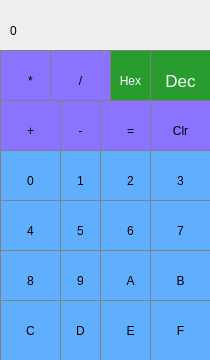
<?xml version="1.0" encoding="UTF-8"?>
<ui version="4.0">
 <class>MainWindow</class>
 <widget class="QMainWindow" name="MainWindow">
  <property name="geometry">
   <rect>
    <x>0</x>
    <y>0</y>
    <width>210</width>
    <height>360</height>
   </rect>
  </property>
  <property name="windowTitle">
   <string>MainWindow</string>
  </property>
  <widget class="QWidget" name="centralWidget">
   <widget class="QLabel" name="label">
    <property name="geometry">
     <rect>
      <x>10</x>
      <y>0</y>
      <width>191</width>
      <height>61</height>
     </rect>
    </property>
    <property name="text">
     <string>0</string>
    </property>
   </widget>
   <widget class="QPushButton" name="pushButton_mult">
    <property name="geometry">
     <rect>
      <x>0</x>
      <y>50</y>
      <width>61</width>
      <height>61</height>
     </rect>
    </property>
    <property name="styleSheet">
     <string notr="true">QPushButton {
  background-color: rgb(139, 114, 255);
  border: 1px solid gray;
}
QPushButton:pressed {
    background-color: qlineargradient(x1: 0, y1: 0, x2: 0, y2: 1,
                                      stop: 0 #BEBEBE, stop: 1 #D7D7D7);
}</string>
    </property>
    <property name="text">
     <string>*</string>
    </property>
   </widget>
   <widget class="QPushButton" name="pushButton_hex">
    <property name="geometry">
     <rect>
      <x>100</x>
      <y>50</y>
      <width>61</width>
      <height>61</height>
     </rect>
    </property>
    <property name="styleSheet">
     <string notr="true">QPushButton {
  background-color: rgb(40, 156, 47);
  color: white; 
  border: 1px solid gray;
}

QPushButton:pressed {
    background-color: qlineargradient(x1: 0, y1: 0, x2: 0, y2: 1,
                                      stop: 0 #FF7832, stop: 1 #FF9739);
}</string>
    </property>
    <property name="text">
     <string>Hex</string>
    </property>
   </widget>
   <widget class="QPushButton" name="pushButton_divide">
    <property name="geometry">
     <rect>
      <x>50</x>
      <y>50</y>
      <width>61</width>
      <height>61</height>
     </rect>
    </property>
    <property name="styleSheet">
     <string notr="true">QPushButton {
  background-color: rgb(139, 114, 255);
  border: 1px solid gray;
}
QPushButton:pressed {
    background-color: qlineargradient(x1: 0, y1: 0, x2: 0, y2: 1,
                                      stop: 0 #BEBEBE, stop: 1 #D7D7D7);
}</string>
    </property>
    <property name="text">
     <string>/</string>
    </property>
   </widget>
   <widget class="QPushButton" name="pushButton_dec">
    <property name="geometry">
     <rect>
      <x>150</x>
      <y>50</y>
      <width>61</width>
      <height>61</height>
     </rect>
    </property>
    <property name="font">
     <font>
      <pointsize>13</pointsize>
     </font>
    </property>
    <property name="styleSheet">
     <string notr="true">QPushButton {
  background-color: rgb(40, 156, 47);
  color: white; 
  border: 1px solid gray;
}

QPushButton:pressed {
    background-color: qlineargradient(x1: 0, y1: 0, x2: 0, y2: 1,
                                      stop: 0 #FF7832, stop: 1 #FF9739);
}</string>
    </property>
    <property name="text">
     <string>Dec</string>
    </property>
   </widget>
   <widget class="QPushButton" name="pushButton_minus">
    <property name="geometry">
     <rect>
      <x>50</x>
      <y>100</y>
      <width>61</width>
      <height>61</height>
     </rect>
    </property>
    <property name="styleSheet">
     <string notr="true">QPushButton {
  background-color: rgb(139, 114, 255);
  border: 1px solid gray;
}
QPushButton:pressed {
    background-color: qlineargradient(x1: 0, y1: 0, x2: 0, y2: 1,
                                      stop: 0 #BEBEBE, stop: 1 #D7D7D7);
}</string>
    </property>
    <property name="text">
     <string>-</string>
    </property>
   </widget>
   <widget class="QPushButton" name="pushButton_equal">
    <property name="geometry">
     <rect>
      <x>100</x>
      <y>100</y>
      <width>61</width>
      <height>61</height>
     </rect>
    </property>
    <property name="styleSheet">
     <string notr="true">QPushButton {
  background-color: rgb(139, 114, 255);
  border: 1px solid gray;
}
QPushButton:pressed {
    background-color: qlineargradient(x1: 0, y1: 0, x2: 0, y2: 1,
                                      stop: 0 #BEBEBE, stop: 1 #D7D7D7);
}</string>
    </property>
    <property name="text">
     <string>=</string>
    </property>
   </widget>
   <widget class="QPushButton" name="pushButton_clr">
    <property name="geometry">
     <rect>
      <x>150</x>
      <y>100</y>
      <width>61</width>
      <height>61</height>
     </rect>
    </property>
    <property name="styleSheet">
     <string notr="true">QPushButton {
  background-color: rgb(139, 114, 255);
  border: 1px solid gray;
}
QPushButton:pressed {
    background-color: qlineargradient(x1: 0, y1: 0, x2: 0, y2: 1,
                                      stop: 0 #BEBEBE, stop: 1 #D7D7D7);
}</string>
    </property>
    <property name="text">
     <string>Clr</string>
    </property>
   </widget>
   <widget class="QPushButton" name="pushButton_plus">
    <property name="geometry">
     <rect>
      <x>0</x>
      <y>100</y>
      <width>61</width>
      <height>61</height>
     </rect>
    </property>
    <property name="styleSheet">
     <string notr="true">QPushButton {
  background-color: rgb(139, 114, 255);
  border: 1px solid gray;
}
QPushButton:pressed {
    background-color: qlineargradient(x1: 0, y1: 0, x2: 0, y2: 1,
                                      stop: 0 #BEBEBE, stop: 1 #D7D7D7);
}</string>
    </property>
    <property name="text">
     <string>+</string>
    </property>
   </widget>
   <widget class="QPushButton" name="pushButton_1">
    <property name="geometry">
     <rect>
      <x>50</x>
      <y>150</y>
      <width>61</width>
      <height>61</height>
     </rect>
    </property>
    <property name="styleSheet">
     <string notr="true">QPushButton {
   background-color: rgb(96, 175, 255);
  border: 1px solid gray;
}
QPushButton:pressed {
    background-color: qlineargradient(x1: 0, y1: 0, x2: 0, y2: 1,
                                      stop: 0 #dadbde, stop: 1 #f6f7fa);
}</string>
    </property>
    <property name="text">
     <string>1</string>
    </property>
   </widget>
   <widget class="QPushButton" name="pushButton_2">
    <property name="geometry">
     <rect>
      <x>100</x>
      <y>150</y>
      <width>61</width>
      <height>61</height>
     </rect>
    </property>
    <property name="styleSheet">
     <string notr="true">QPushButton {
   background-color: rgb(96, 175, 255);
  border: 1px solid gray;
}
QPushButton:pressed {
    background-color: qlineargradient(x1: 0, y1: 0, x2: 0, y2: 1,
                                      stop: 0 #dadbde, stop: 1 #f6f7fa);
}</string>
    </property>
    <property name="text">
     <string>2</string>
    </property>
   </widget>
   <widget class="QPushButton" name="pushButton_3">
    <property name="geometry">
     <rect>
      <x>150</x>
      <y>150</y>
      <width>61</width>
      <height>61</height>
     </rect>
    </property>
    <property name="styleSheet">
     <string notr="true">QPushButton {
   background-color: rgb(96, 175, 255);
  border: 1px solid gray;
}
QPushButton:pressed {
    background-color: qlineargradient(x1: 0, y1: 0, x2: 0, y2: 1,
                                      stop: 0 #dadbde, stop: 1 #f6f7fa);
}</string>
    </property>
    <property name="text">
     <string>3</string>
    </property>
   </widget>
   <widget class="QPushButton" name="pushButton_0">
    <property name="geometry">
     <rect>
      <x>0</x>
      <y>150</y>
      <width>61</width>
      <height>61</height>
     </rect>
    </property>
    <property name="styleSheet">
     <string notr="true">QPushButton {
   background-color: rgb(96, 175, 255);
  border: 1px solid gray;
}
QPushButton:pressed {
    background-color: qlineargradient(x1: 0, y1: 0, x2: 0, y2: 1,
                                      stop: 0 #dadbde, stop: 1 #f6f7fa);
}</string>
    </property>
    <property name="text">
     <string>0</string>
    </property>
   </widget>
   <widget class="QPushButton" name="pushButton_5">
    <property name="geometry">
     <rect>
      <x>50</x>
      <y>200</y>
      <width>61</width>
      <height>61</height>
     </rect>
    </property>
    <property name="styleSheet">
     <string notr="true">QPushButton {
   background-color: rgb(96, 175, 255);
  border: 1px solid gray;
}
QPushButton:pressed {
    background-color: qlineargradient(x1: 0, y1: 0, x2: 0, y2: 1,
                                      stop: 0 #dadbde, stop: 1 #f6f7fa);
}</string>
    </property>
    <property name="text">
     <string>5</string>
    </property>
   </widget>
   <widget class="QPushButton" name="pushButton_6">
    <property name="geometry">
     <rect>
      <x>100</x>
      <y>200</y>
      <width>61</width>
      <height>61</height>
     </rect>
    </property>
    <property name="styleSheet">
     <string notr="true">QPushButton {
   background-color: rgb(96, 175, 255);
  border: 1px solid gray;
}
QPushButton:pressed {
    background-color: qlineargradient(x1: 0, y1: 0, x2: 0, y2: 1,
                                      stop: 0 #dadbde, stop: 1 #f6f7fa);
}</string>
    </property>
    <property name="text">
     <string>6</string>
    </property>
   </widget>
   <widget class="QPushButton" name="pushButton_7">
    <property name="geometry">
     <rect>
      <x>150</x>
      <y>200</y>
      <width>61</width>
      <height>61</height>
     </rect>
    </property>
    <property name="styleSheet">
     <string notr="true">QPushButton {
   background-color: rgb(96, 175, 255);
  border: 1px solid gray;
}
QPushButton:pressed {
    background-color: qlineargradient(x1: 0, y1: 0, x2: 0, y2: 1,
                                      stop: 0 #dadbde, stop: 1 #f6f7fa);
}</string>
    </property>
    <property name="text">
     <string>7</string>
    </property>
   </widget>
   <widget class="QPushButton" name="pushButton_4">
    <property name="geometry">
     <rect>
      <x>0</x>
      <y>200</y>
      <width>61</width>
      <height>61</height>
     </rect>
    </property>
    <property name="styleSheet">
     <string notr="true">QPushButton {
   background-color: rgb(96, 175, 255);
  border: 1px solid gray;
}
QPushButton:pressed {
    background-color: qlineargradient(x1: 0, y1: 0, x2: 0, y2: 1,
                                      stop: 0 #dadbde, stop: 1 #f6f7fa);
}</string>
    </property>
    <property name="text">
     <string>4</string>
    </property>
   </widget>
   <widget class="QPushButton" name="pushButton_9">
    <property name="geometry">
     <rect>
      <x>50</x>
      <y>250</y>
      <width>61</width>
      <height>61</height>
     </rect>
    </property>
    <property name="styleSheet">
     <string notr="true">QPushButton {
   background-color: rgb(96, 175, 255);
  border: 1px solid gray;
}
QPushButton:pressed {
    background-color: qlineargradient(x1: 0, y1: 0, x2: 0, y2: 1,
                                      stop: 0 #dadbde, stop: 1 #f6f7fa);
}</string>
    </property>
    <property name="text">
     <string>9</string>
    </property>
   </widget>
   <widget class="QPushButton" name="pushButton_A">
    <property name="geometry">
     <rect>
      <x>100</x>
      <y>250</y>
      <width>61</width>
      <height>61</height>
     </rect>
    </property>
    <property name="styleSheet">
     <string notr="true">QPushButton {
   background-color: rgb(96, 175, 255);
  border: 1px solid gray;
}
QPushButton:pressed {
    background-color: qlineargradient(x1: 0, y1: 0, x2: 0, y2: 1,
                                      stop: 0 #dadbde, stop: 1 #f6f7fa);
}</string>
    </property>
    <property name="text">
     <string>A</string>
    </property>
   </widget>
   <widget class="QPushButton" name="pushButton_B">
    <property name="geometry">
     <rect>
      <x>150</x>
      <y>250</y>
      <width>61</width>
      <height>61</height>
     </rect>
    </property>
    <property name="styleSheet">
     <string notr="true">QPushButton {
   background-color: rgb(96, 175, 255);
  border: 1px solid gray;
}
QPushButton:pressed {
    background-color: qlineargradient(x1: 0, y1: 0, x2: 0, y2: 1,
                                      stop: 0 #dadbde, stop: 1 #f6f7fa);
}</string>
    </property>
    <property name="text">
     <string>B</string>
    </property>
   </widget>
   <widget class="QPushButton" name="pushButton_8">
    <property name="geometry">
     <rect>
      <x>0</x>
      <y>250</y>
      <width>61</width>
      <height>61</height>
     </rect>
    </property>
    <property name="styleSheet">
     <string notr="true">QPushButton {
   background-color: rgb(96, 175, 255);
  border: 1px solid gray;
}
QPushButton:pressed {
    background-color: qlineargradient(x1: 0, y1: 0, x2: 0, y2: 1,
                                      stop: 0 #dadbde, stop: 1 #f6f7fa);
}</string>
    </property>
    <property name="text">
     <string>8</string>
    </property>
   </widget>
   <widget class="QPushButton" name="pushButton_D">
    <property name="geometry">
     <rect>
      <x>50</x>
      <y>300</y>
      <width>61</width>
      <height>61</height>
     </rect>
    </property>
    <property name="styleSheet">
     <string notr="true">QPushButton {
   background-color: rgb(96, 175, 255);
  border: 1px solid gray;
}
QPushButton:pressed {
    background-color: qlineargradient(x1: 0, y1: 0, x2: 0, y2: 1,
                                      stop: 0 #dadbde, stop: 1 #f6f7fa);
}</string>
    </property>
    <property name="text">
     <string>D</string>
    </property>
   </widget>
   <widget class="QPushButton" name="pushButton_E">
    <property name="geometry">
     <rect>
      <x>100</x>
      <y>300</y>
      <width>61</width>
      <height>61</height>
     </rect>
    </property>
    <property name="styleSheet">
     <string notr="true">QPushButton {
   background-color: rgb(96, 175, 255);
  border: 1px solid gray;
}
QPushButton:pressed {
    background-color: qlineargradient(x1: 0, y1: 0, x2: 0, y2: 1,
                                      stop: 0 #dadbde, stop: 1 #f6f7fa);
}</string>
    </property>
    <property name="text">
     <string>E</string>
    </property>
   </widget>
   <widget class="QPushButton" name="pushButton_F">
    <property name="geometry">
     <rect>
      <x>150</x>
      <y>300</y>
      <width>61</width>
      <height>61</height>
     </rect>
    </property>
    <property name="styleSheet">
     <string notr="true">QPushButton {
   background-color: rgb(96, 175, 255);
  border: 1px solid gray;
}
QPushButton:pressed {
    background-color: qlineargradient(x1: 0, y1: 0, x2: 0, y2: 1,
                                      stop: 0 #dadbde, stop: 1 #f6f7fa);
}</string>
    </property>
    <property name="text">
     <string>F</string>
    </property>
   </widget>
   <widget class="QPushButton" name="pushButton_C">
    <property name="geometry">
     <rect>
      <x>0</x>
      <y>300</y>
      <width>61</width>
      <height>61</height>
     </rect>
    </property>
    <property name="styleSheet">
     <string notr="true">QPushButton {
   background-color: rgb(96, 175, 255);
  border: 1px solid gray;
}
QPushButton:pressed {
    background-color: qlineargradient(x1: 0, y1: 0, x2: 0, y2: 1,
                                      stop: 0 #dadbde, stop: 1 #f6f7fa);
}</string>
    </property>
    <property name="text">
     <string>C</string>
    </property>
   </widget>
  </widget>
 </widget>
 <layoutdefault spacing="6" margin="11"/>
 <resources/>
 <connections/>
</ui>
